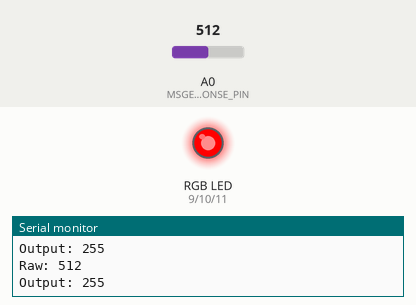
The sketch below on a simulated Arduino Uno, built with avr-gcc and run on an emulated ATmega328P. Shown: an RGB LED mixed from three pins (HIGH = lit), the last lines printed to the serial monitor. The inputs (shaded band) are chosen by the test bench; at power-on: A0 (MSGEQ_RESPONSE_PIN) = 512. Dim RGB values are drawn brighter than linear; pins used as bus, display or sensor lines are not drawn.

Above: at 1.2 s.
1.3 s: A0 (MSGEQ_RESPONSE_PIN) set to 215
2.8 s: A0 (MSGEQ_RESPONSE_PIN) set to 189
At 4.0 s:
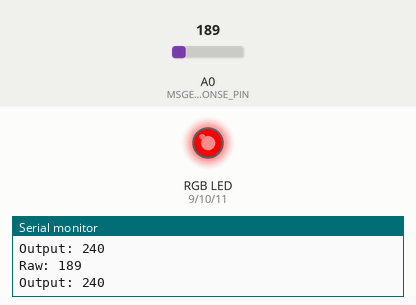
4.3 s: A0 (MSGEQ_RESPONSE_PIN) set to 122
At 5.6 s:
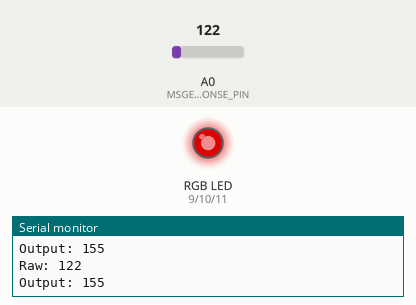
Timing chart, 0 to 7.3 s (numbered marks = the images above; inputs shaded):
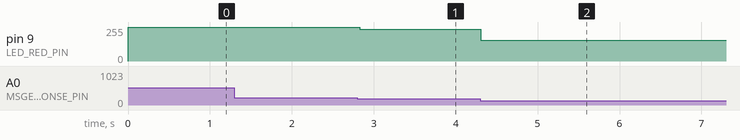

Measured:
- after the input at 2.8 s, pin 9 (LED_RED_PIN): 255/255 → 240/255 at once
- after the input at 4.3 s, pin 9 (LED_RED_PIN): 240/255 → 155/255 at once

The sketch:

SingleLightOrgan.ino
```cpp
/*
 Light Organ - Gets audio frequency response input from a MSGEQ7 chip and makes some LEDs flash to the music.

 Author: Alex Shie
 Revision history:
   6/8/14 - created

 */


// BOF preprocessor bug prevent - insert me on top of your arduino-code
// From: http://www.a-control.de/arduino-fehler/?lang=en
#if 1
__asm volatile ("nop");
#endif

#define DEBUG //Comment this out to disable serial debug printing

#define LED_RED_PIN          9
#define LED_GREEN_PIN        10
#define LED_BLUE_PIN         11

#define MSGEQ_RESET_PIN      8
#define MSGEQ_STROBE_PIN     7
#define MSGEQ_RESPONSE_PIN   A0

#define MSGEQ_NUM_FREQ       7 //Number of frequency responses provided by the MSGEQ7
#define STROBE_PULSE_WIDTH   30 //Min 20us
#define OUTPUT_SET_TIME      42 //Min 36us
#define LED_REFRESH_DELAY    30 //Loop delay in ms
#define EXPECTED_MAX_INPUT   200 //The value of the loudest possible frequency response from analog input, used when mapping inputs
#define NOISE_THRESHOLD      10

uint8_t freqResponses[MSGEQ_NUM_FREQ]; //Holds cleaned up output from MSGEQ, 0 - 63Hz, 1 - 160Hz, 2 - 400Hz, 3 - 1kHz, 4 - 2.5kHz, 5 - 6.25kHz, 6 - 16kHz
uint16_t rawData[MSGEQ_NUM_FREQ];

void setup() {

  //Initialize all pins as output except for MSGEQ_RESPONSE_PIN, which is an analog input
  pinMode(LED_RED_PIN, OUTPUT);
  pinMode(LED_GREEN_PIN, OUTPUT);
  pinMode(LED_BLUE_PIN, OUTPUT);
  pinMode(MSGEQ_RESET_PIN, OUTPUT);
  pinMode(MSGEQ_STROBE_PIN, OUTPUT);
  pinMode(MSGEQ_RESPONSE_PIN, INPUT);

  //Initialize all output pins to 0
  digitalWrite(LED_RED_PIN,LOW);
  digitalWrite(LED_GREEN_PIN,LOW);
  digitalWrite(LED_BLUE_PIN,LOW);
  digitalWrite(MSGEQ_RESET_PIN, LOW);
  digitalWrite(MSGEQ_STROBE_PIN, HIGH);

  #if defined(DEBUG)
  Serial.begin(115200);
  #endif
}

void loop() {
  uint16_t input;
  input = analogRead(MSGEQ_RESPONSE_PIN);
  #if defined(DEBUG)
  Serial.print("Raw: ");
  Serial.println(input);
  #endif
  input=constrain(map(input,0,EXPECTED_MAX_INPUT,0,255),0,255);
  #if defined(DEBUG)
  Serial.print("Output: ");
  Serial.println(input);
  #endif
  if (input > 0)
    analogWrite(LED_RED_PIN, input);
  //getFreqResponses();


  //updateLEDs();
  delay(LED_REFRESH_DELAY);
}

//Read inputs from the MSGEQ7 and process them to be used for PWM
void getFreqResponses() {
  int i;
  uint16_t input;
  digitalWrite(MSGEQ_RESET_PIN,HIGH);
  //delayMicroseconds(STROBE_PULSE_WIDTH); //Min 100ns for reset, 18us for strobe
  digitalWrite(MSGEQ_RESET_PIN,LOW);
  delayMicroseconds(100);

  for(i = 0; i < MSGEQ_NUM_FREQ; i++) {
    digitalWrite(MSGEQ_STROBE_PIN,LOW);
    delayMicroseconds(OUTPUT_SET_TIME); //Min 36us output setting time
    input=analogRead(MSGEQ_RESPONSE_PIN);
    input=constrain(map(input,0,EXPECTED_MAX_INPUT,0,255),0,255); //
    rawData[i]=input;
    if(input < NOISE_THRESHOLD) {
      freqResponses[i] = 0;
    } else {
      freqResponses[i]=input;
    }
    digitalWrite(MSGEQ_STROBE_PIN,HIGH);
    //delayMicroseconds(STROBE_PULSE_WIDTH); //digitalWrite is probably slow enough that this isn't needed
    delayMicroseconds(100);
  }
}

//Just prints some debug info (mapped and constrained values)
void printFreqResponses() {
  int i;
  Serial.print("Raw: ");
  for(i = 0; i < MSGEQ_NUM_FREQ; i++) {
    Serial.print(rawData[i]);
    Serial.print("\t");
  }
  Serial.println();
  Serial.print("Processed: ");
  for(i = 0; i < MSGEQ_NUM_FREQ; i++) {
    Serial.print(freqResponses[i]);
    Serial.print("\t");
  }
  Serial.println();
}

//Drive LEDs based on frequency response inputs. Change visual behavior here
void updateLEDs() {
  uint16_t bassPWM;
  uint16_t midPWM;
  uint16_t treblePWM;
  uint16_t average;
  int i;
  for(i = 0; i < MSGEQ_NUM_FREQ; i++) {
    average+=freqResponses[i];
  }
  average/=MSGEQ_NUM_FREQ;

  bassPWM = (freqResponses[0]+freqResponses[1])/2; //Average responses of 2 lowest frequency ranges
  //bassPWM = freqResponses[0];
//bassPWM = average;
  midPWM = (freqResponses[2]+freqResponses[3]+freqResponses[4])/3; //Average responses of 3 midrange frequency ranges
  treblePWM = (freqResponses[5]+freqResponses[6])/2; //Average responses of 2 highest frequency ranges

  analogWrite(LED_RED_PIN, bassPWM);
  analogWrite(LED_GREEN_PIN, midPWM);
  analogWrite(LED_BLUE_PIN, treblePWM);

  #if defined(DEBUG)
  Serial.print("Outputs (RGB): ");
  Serial.print(bassPWM);
  Serial.print("\t");
  Serial.print(midPWM);
  Serial.print("\t");
  Serial.print(treblePWM);
  Serial.println();
  #endif
}
```
